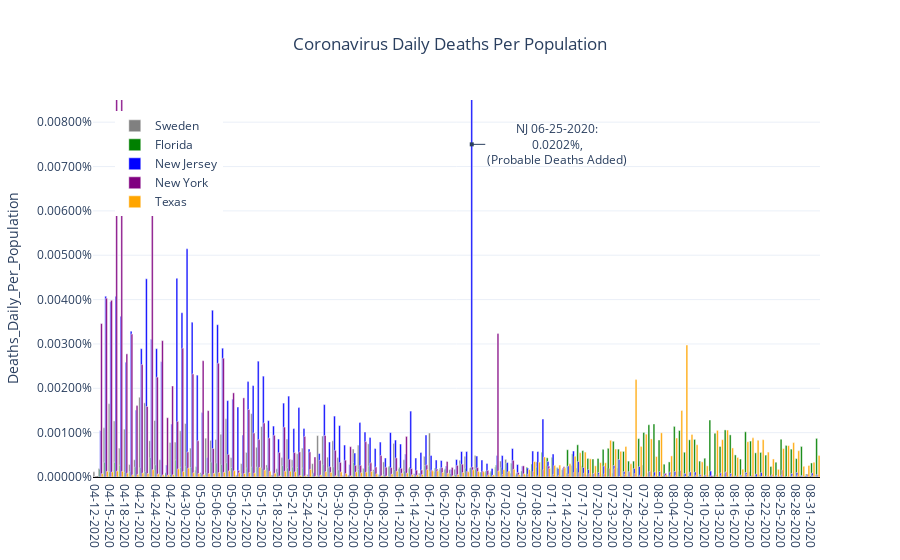

The notebook cell this image was saved under:
### Code cell
data = []
for mycountry in countries_list:
    data.append(go.Bar(x=country_df[country_df['Country_Region']==mycountry]['Date'],
                               y=country_df[country_df['Country_Region']==mycountry]['Deaths_Daily_Per_Population'],
                               name = rename_dict[mycountry],
                               marker = {'color':colors_dict[mycountry]},width = 0.35))
layout = go.Layout(showlegend = True,
                legend= dict(x=0.03,y=0.97),
                title='Coronavirus Daily Deaths Per Population',
                title_x= 0.5,
                yaxis={'title':'Deaths_Daily_Per_Population',
                       'tickformat':'.5%',
                       'range': [0.0,0.000085],
                      'zeroline':True,'zerolinecolor':'#000000','zerolinewidth':2.0},
                template='plotly_white')
fig = go.Figure(data=data,layout=layout)
fig.update_layout(annotations = [{'x':'06-25-2020',
                                 'y':0.000075,
                                 'xref':'x','yref':'y',
                                 'showarrow':True,'arrowhead':7,'ax':85,'ay':0,
                                 'text':r'NJ 06-25-2020:<br>0.0202%,<br>(Probable Deaths Added)'}])
iplot(fig)
fig.write_image(r'C:\__YOUTUBE__\__POLITICS__\Coronavirus\outputdata\3-CV_Daily_Deaths_Per_Population.png',width = 852,height = 480)

### Figure 1 — Plotly figure (JSON) as saved in the notebook; plotly's stock layout.template omitted (floating-point values rounded to 4 significant figures; data arrays with more than 128 entries replaced by an {"elided": "..."} marker saying what was removed)
{"data": [{"marker": {"color": "grey"}, "name": "Sweden", "type": "bar", "width": 0.35, "x": {"elided": "143 str values"}, "y": {"elided": "143 float values"}}, {"marker": {"color": "green"}, "name": "Florida", "type": "bar", "width": 0.35, "x": {"elided": "143 str values"}, "y": {"elided": "143 float values"}}, {"marker": {"color": "blue"}, "name": "New Jersey", "type": "bar", "width": 0.35, "x": {"elided": "143 str values"}, "y": {"elided": "143 float values"}}, {"marker": {"color": "purple"}, "name": "New York", "type": "bar", "width": 0.35, "x": {"elided": "143 str values"}, "y": {"elided": "143 float values"}}, {"marker": {"color": "orange"}, "name": "Texas", "type": "bar", "width": 0.35, "x": {"elided": "143 str values"}, "y": {"elided": "143 float values"}}], "layout": {"annotations": [{"arrowhead": 7, "ax": 85, "ay": 0, "showarrow": true, "text": "NJ 06-25-2020:<br>0.0202%,<br>(Probable Deaths Added)", "x": "06-25-2020", "xref": "x", "y": 7.5e-05, "yref": "y"}], "legend": {"x": 0.03, "y": 0.97}, "showlegend": true, "title": {"text": "Coronavirus Daily Deaths Per Population", "x": 0.5}, "yaxis": {"range": [0, 8.5e-05], "tickformat": ".5%", "title": {"text": "Deaths_Daily_Per_Population"}, "zeroline": true, "zerolinecolor": "#000000", "zerolinewidth": 2}}}
